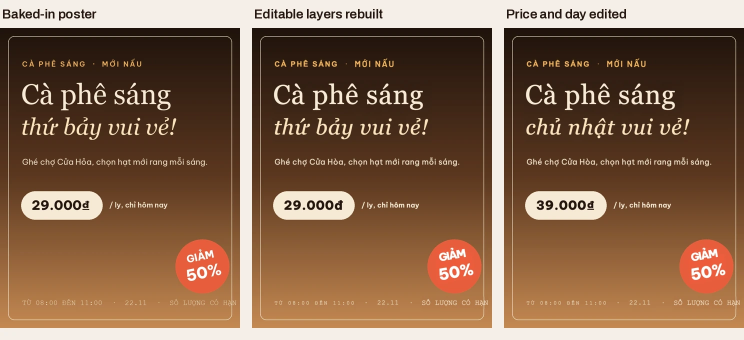
#> input picture site/assets/editable-text-sample.webp, 1488 x 680 px (shown at 1/2 size)
$ python -i gen-style-plates.py   (imports and definitions only)
#> lines starting #> are read from the running program, lines starting #| are printed output that depends on the picture
#!/usr/bin/env python3
"""SC-3 programmatic style plates, Editorial × Swiss backgrounds, 0 quota.

Deterministic (seeded) PIL generator for the clean-plate artworks of the
social-card style templates (docs/designs/social-card-style-presets.md).
Style rules only, no text is baked (doctrine T2: clean plates, text lives
in editable Textbox blocks). Rerun to regenerate byte-identical assets:

    python3 scripts/gen-style-plates.py   (from apps/desktop)
"""
import os, random
from PIL import Image, ImageDraw, ImageFilter

HERE = os.path.dirname(os.path.abspath(__file__))
PUB = os.path.join(HERE, "../src/renderer/public/studio")
# [2 lines not run here, left out]

PAPER = (250, 250, 248)
INK = (10, 10, 10)
GREY = (212, 212, 210)


def new(w, h, base):
    return Image.new("RGB", (w, h), base)

def overlay(img, layer, alpha):
    return Image.blend(img, layer, alpha)

def radial(img, cx, cy, radius, color, alpha):
    layer = Image.new("RGB", img.size, (0, 0, 0))
    d = ImageDraw.Draw(layer)
    d.ellipse([cx - radius, cy - radius, cx + radius, cy + radius], fill=color)
    layer = layer.filter(ImageFilter.GaussianBlur(radius * 0.55))
    mask = layer.convert("L").point(lambda v: int(v / 255 * alpha * 255))
    black = Image.new("RGB", img.size, (0, 0, 0))
    return Image.composite(Image.new("RGB", img.size, color), img,
                           Image.composite(mask, Image.new("L", img.size, 0), mask))

def grain(img, strength=0.10, light=False):
    n = Image.effect_noise(img.size, 24).convert("RGB")
    if light:
        return overlay(img, n, strength * 0.6)
    dark = Image.new("RGB", img.size, (0, 0, 0))
    mask = n.convert("L").point(lambda v: int(abs(v - 128) / 128 * strength * 255))
    return Image.composite(dark, img, mask)

def dots(img, x0, y0, x1, y1, pitch=13, r=1.6, color=INK, alpha=90):
    d = ImageDraw.Draw(img, "RGBA")
    y = y0
    while y < y1:
        x = x0
        while x < x1:
            d.ellipse([x - r, y - r, x + r, y + r], fill=color + (alpha,))
            x += pitch
        y += pitch

def crosses(img, x0, y0, x1, y1, pitch=26, s=5, color=INK, alpha=70):
    d = ImageDraw.Draw(img, "RGBA")
    y = y0
    while y < y1:
        x = x0
        while x < x1:
            d.line([x - s, y - s, x + s, y + s], fill=color + (alpha,), width=2)
            d.line([x - s, y + s, x + s, y - s], fill=color + (alpha,), width=2)
            x += pitch
        y += pitch

def hairline_h(img, x0, x1, y, color=GREY, width=1):
    d = ImageDraw.Draw(img)
    d.line([x0, y, x1, y], fill=color, width=width)

def save(img, name):
    img.save(os.path.join(PUB, f"{name}.webp"), "WEBP", quality=88)
    print(name, img.size)

# ---------- Swiss plates (flat paper + sparse geometry, text zones clean) ----------

# 1. flashsale 4:5: dot field bottom-right only; top stays quiet for display text
img = new(1080, 1350, PAPER)
# [3 lines not run here, left out]

# 2. spec 1:1: cross-hatch block bottom-left, hairline rail right
img = new(1080, 1080, PAPER)
#> img: PIL image 1080x1080 RGB
# [3 lines not run here, left out]

# 3. statement 16:9: dots top-right band + double hairline base
img = new(1600, 900, PAPER)
#> img: PIL image 1600x900 RGB
# [4 lines not run here, left out]

# ---------- Editorial plates (paper + grain + ink wash, never flat) ----------

# 4. menu 4:5: kraft paper, warm washes, vignette
img = new(1080, 1350, (232, 214, 182))
#> img: PIL image 1080x1350 RGB
img = radial(img, 260, 200, 420, (196, 152, 92), 0.22)
#> in radial, `layer = Image.new("RGB", img.size, (0, 0, 0))`: layer: PIL image 1080x1350 RGB; every value is 0
img = radial(img, 900, 1150, 460, (160, 116, 66), 0.18)
img = radial(img, 540, 675, 900, (120, 84, 44), 0.10)
#> in radial (call 3), `mask = layer.convert("L").point(lambda v: int(v / 255 * alpha * 255))`: mask: PIL image 1080x1350 L; every value is 9
img = grain(img, 0.12)
# [1 line not run here, left out]

# 5. feature 1:1: dune palette, soft topo rings
img = new(1080, 1080, (238, 228, 210))
#> img: PIL image 1080x1080 RGB
d = ImageDraw.Draw(img, "RGBA")
# [3 lines not run here, left out]
img = img.filter(ImageFilter.GaussianBlur(1.2))
img = radial(img, 300, 850, 500, (200, 174, 128), 0.14)
#> in radial (call 4), `layer = Image.new("RGB", img.size, (0, 0, 0))`: layer: PIL image 1080x1080 RGB; every value is 0
img = grain(img, 0.10)
#> call 2 of grain, with strength = 0.1, light = False
#> in grain (call 2), `n = Image.effect_noise(img.size, 24).convert("RGB")`:
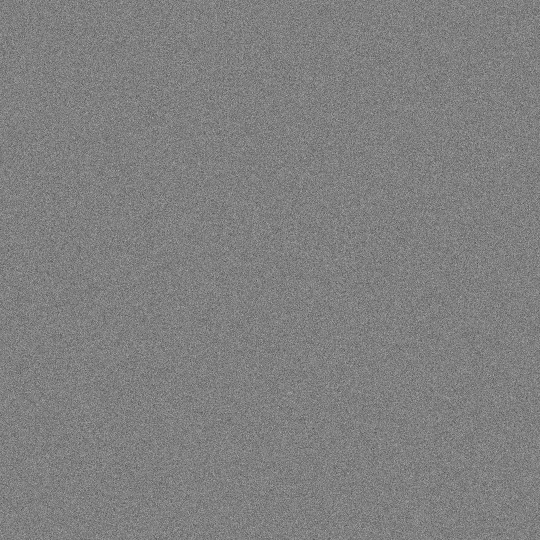
#> n: PIL image 1080x1080 RGB (shown at 1/2 size); min 15, max 239, mean 127.5
# [1 line not run here, left out]

# 6. holiday 4:5: midnight ink, gilt wash, warm specks (dark variant)
img = new(1080, 1350, (30, 27, 22))
#> img: PIL image 1080x1350 RGB
img = radial(img, 300, 260, 480, (196, 148, 70), 0.16)
img = radial(img, 820, 380, 300, (196, 148, 70), 0.10)
img = radial(img, 880, 1120, 520, (12, 10, 8), 0.30)
#> in radial (call 7), `layer = layer.filter(ImageFilter.GaussianBlur(radius * 0.55))`:
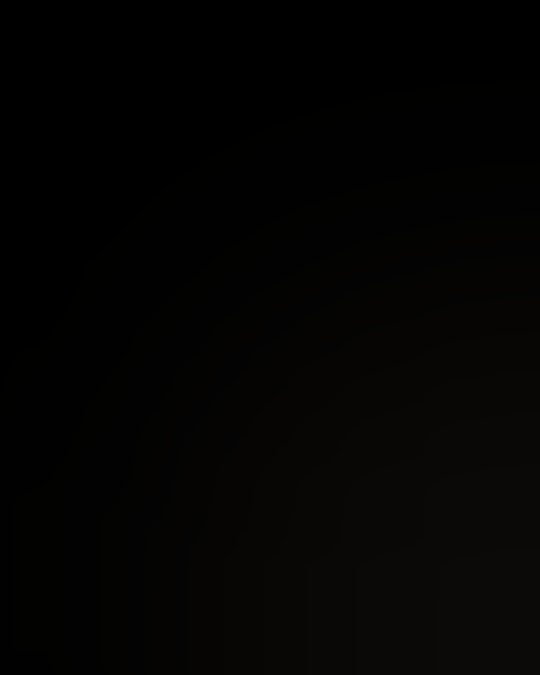
#> layer: PIL image 1080x1350 RGB (shown at 1/2 size); mean R, G, B 3.82, 3.19, 2.54
#> in radial (call 7), `mask = layer.convert("L").point(lambda v: int(v / 255 * alpha * 255))`:
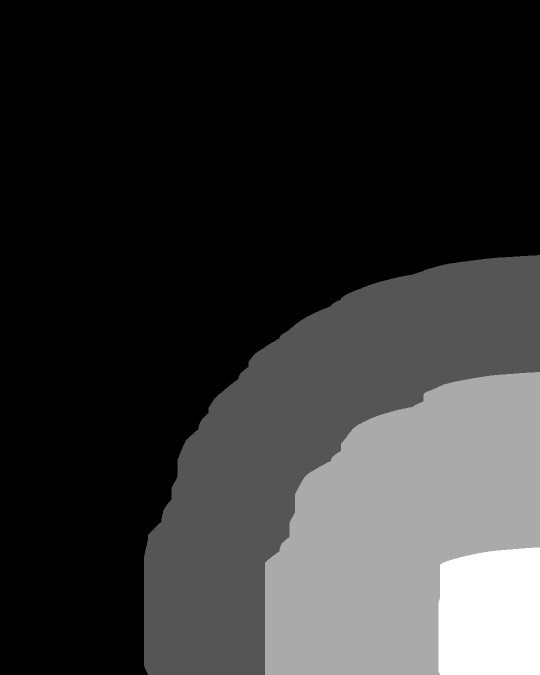
#> mask: PIL image 1080x1350 L (shown at 1/2 size); min 0, max 3, mean 0.6; drawn with min black and max white
img = grain(img, 0.16, light=True)
d = ImageDraw.Draw(img, "RGBA")
# [2 lines not run here, left out]


# ---------- TẾT pack plates (SC-5 full-pack build, 2026-11-07) ----------
# swiss-tet: flat Tết red field + sparse gold-cap dots bottom-right
img = new(1080, 1350, (200, 16, 46))
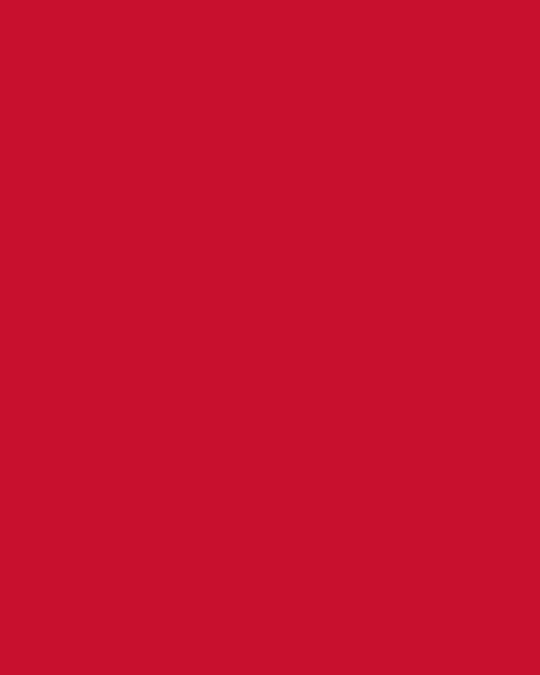
#> img: PIL image 1080x1350 RGB (shown at 1/2 size); mean R, G, B 200, 16, 46
d = ImageDraw.Draw(img, "RGBA")
# [4 lines not run here, left out]

# tet-gold: flat gold field + red hairlines (for lì xì / voucher card)
img = new(1080, 1080, (250, 208, 44))
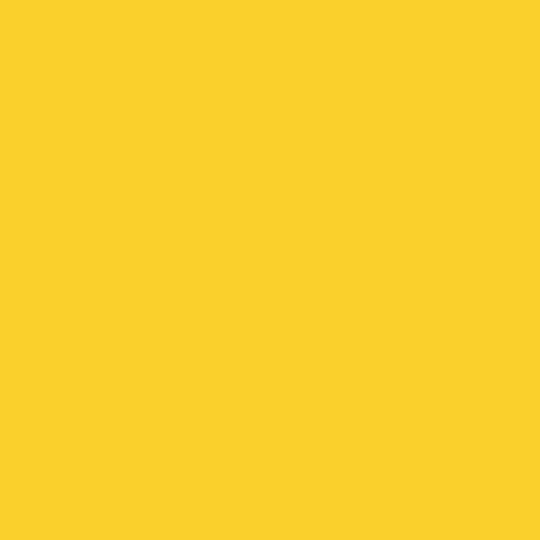
#> img: PIL image 1080x1080 RGB (shown at 1/2 size); mean R, G, B 250, 208, 44
# [4 lines not run here, left out]

>>> from PIL import Image
>>> picture = Image.open('../../../site/assets/editable-text-sample.webp')
#> picture is the input picture: PIL image 1488x680 RGB; mean R, G, B 132.7, 100.7, 76.2
>>> result = grain(picture)
#> call 4 of grain, with strength = 0.1, light = False
#> in grain (call 4), `n = Image.effect_noise(img.size, 24).convert("RGB")`:
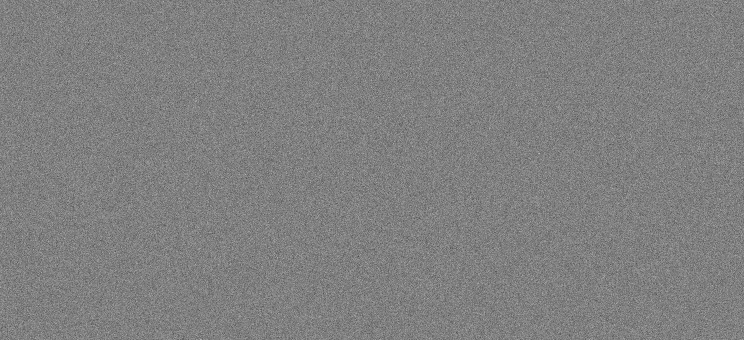
#> n: PIL image 1488x680 RGB (shown at 1/2 size); min 16, max 249, mean 127.5
#> in grain (call 4), `dark = Image.new("RGB", img.size, (0, 0, 0))`: dark: PIL image 1488x680 RGB; every value is 0
#> in grain (call 4), `mask = n.convert("L").point(lambda v: int(abs(v - 128) / 128 * strengt..`:
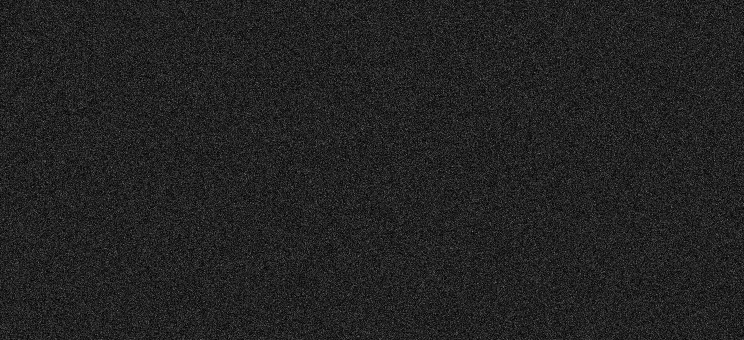
#> mask: PIL image 1488x680 L (shown at 1/2 size); min 0, max 24, mean 3.3; drawn with min black and max white
